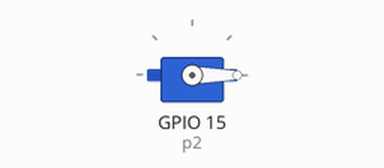
Simulated run of this program. Board: ESP32 board running MicroPython. Parts: servo. Servo angles are drawn from the pulse width (0.5 ms = 0°, 2.5 ms = 180°). At 12.6 s the program stops and its outputs stay as they are.

Above: at 0.05 s.
At 1.5 s:
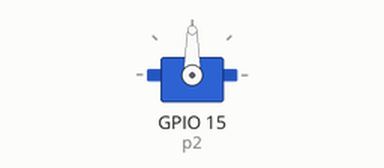
At 3.0 s:
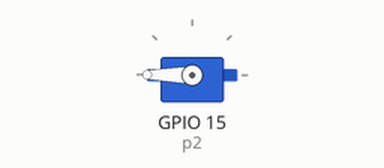
Timing chart, 0 to 6.9 s (numbered marks = the images above):
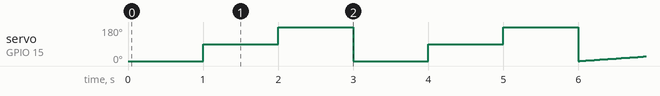

Measured:
- by itself, servo on GPIO 15 (p2): ramps from 0° to 180° and jumps back, once every 3.0 s

The program:

sg90.py
```python
from machine import Pin, PWM
import time


p2 = PWM(Pin(15))
p2.freq(50)

# 0度   p2.duty_u16(1638)
# 90度  p2.duty_u16(4915)
# 180度 p2.duty_u16(8192)

for i in range(2):
    p2.duty_u16(1638)
    time.sleep(1)
    p2.duty_u16(4915)
    time.sleep(1)
    p2.duty_u16(8192)
    time.sleep(1)

for i in range(1638, 8192, 10):
    p2.duty_u16(i)
    time.sleep_ms(10)
```
